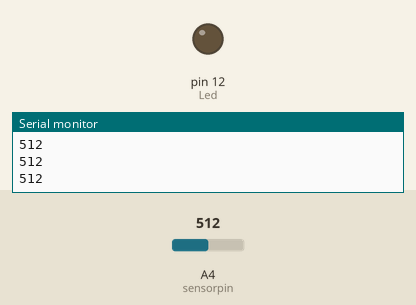
This sketch was run on a simulated Arduino Uno, built with avr-gcc and run on an emulated ATmega328P. On the bench: output pins drawn as LEDs (lit = HIGH), the last lines printed to the serial monitor. Inputs (shaded band) come from the test bench; at power-on: A4 (sensorpin) = 512.

Above: at 1.2 s.
1.3 s: A4 (sensorpin) set to 535
At 2.3 s:
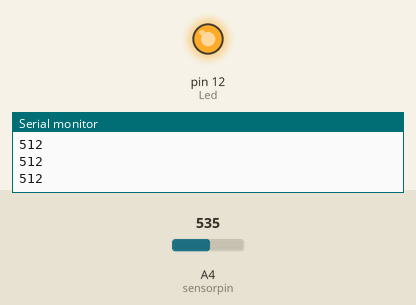
2.8 s: A4 (sensorpin) set to 517
At 4.6 s:
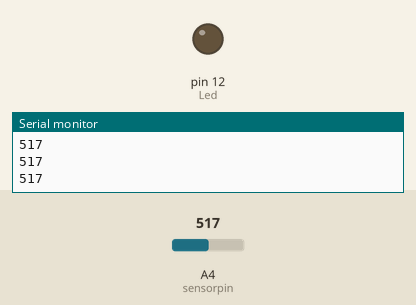
5.8 s: A4 (sensorpin) set to 537
At 7.0 s:
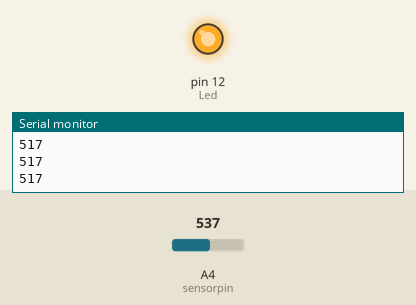
Timing chart, 0 to 8.8 s (numbered marks = the images above; inputs shaded):
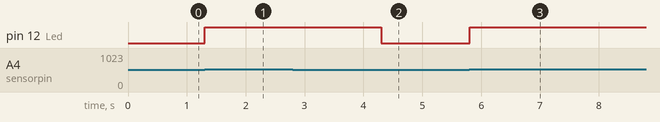

The sketch:

microphonetestanalog.ino
```cpp
int Led = 12;
int buttonpin = 7;
int sensorpin = A4;
int sensorvalue = 0;
int val = 0;

void setup() {
  Serial.begin (9600);
  // put your setup code here, to run once:
  pinMode (Led, OUTPUT);
  pinMode (buttonpin, INPUT);

}

void loop() {
  // put your main code here, to run repeatedly
  sensorvalue = analogRead (sensorpin);
  if(sensorvalue >= 527)
  {
    digitalWrite (Led, HIGH);
    delay(3000);
  }
  else
  {
    digitalWrite (Led, LOW);
  }
  //delay(5);
  Serial.println (sensorvalue, DEC);

}
```

Measured:
- the behaviour switches between 526 and 527 on A4 (sensorpin) (found by bisection; images 0 and 1)
- after the input at 1.3 s, pin 12 (Led): LOW → HIGH at once
- after the input at 2.8 s, pin 12 (Led): HIGH → LOW after 1.5 s
- after the input at 5.8 s, pin 12 (Led): LOW → HIGH at once
